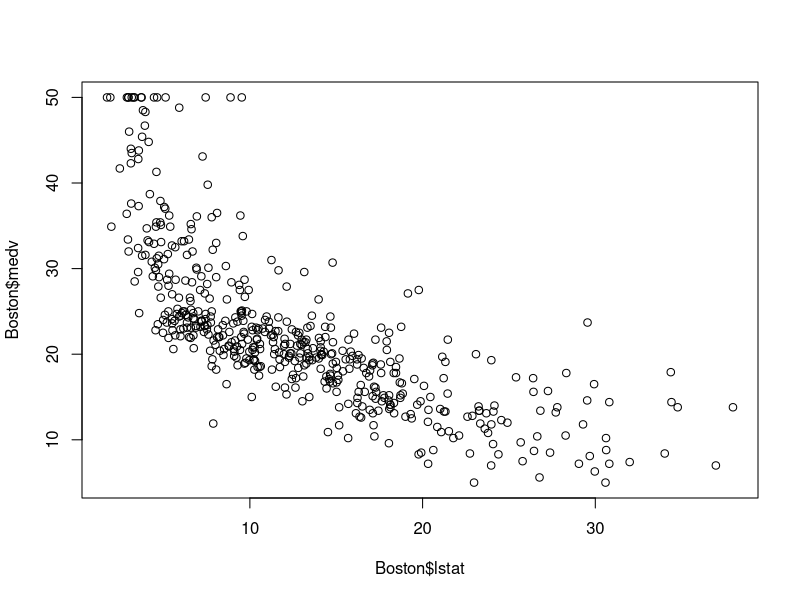

Write R code to recreate this figure. (Note: this script raises an error after producing the figure.)
## ---- chunk 1
library(MASS)
data(Boston)
## ---- chunk 2


anova_alt = function (object, reg_collapse=TRUE,...) 
{
  if (length(list(object, ...)) > 1L) 
    return(anova.lmlist(object, ...))
  if (!inherits(object, "lm")) 
    warning("calling anova.lm(<fake-lm-object>) ...")
  w <- object$weights
  ssr <- sum(if (is.null(w)) object$residuals^2 else w * object$residuals^2)
  mss <- sum(if (is.null(w)) object$fitted.values^2 else w * 
               object$fitted.values^2)
  if (ssr < 1e-10 * mss) 
    warning("ANOVA F-tests on an essentially perfect fit are unreliable")
  dfr <- df.residual(object)
  p <- object$rank
  if (p > 0L) {
    p1 <- 1L:p
    comp <- object$effects[p1]
    asgn <- object$assign[stats:::qr.lm(object)$pivot][p1]
    nmeffects <- c("(Intercept)", attr(object$terms, "term.labels"))
    tlabels <- nmeffects[1 + unique(asgn)]
    ss <- c(vapply(split(comp^2, asgn), sum, 1), ssr)
    df <- c(lengths(split(asgn, asgn)), dfr)
    if(reg_collapse){
      if(attr(object$terms, "intercept")){
        collapse_p<-2:(length(ss)-1)
        ss<-c(ss[1],sum(ss[collapse_p]),ss[length(ss)])
        df<-c(df[1],sum(df[collapse_p]),df[length(df)])
        tlabels<-c(tlabels[1],"Source")
      } else{
        collapse_p<-1:(length(ss)-1)
        ss<-c(sum(ss[collapse_p]),ss[length(ss)])
        df<-c(df[1],sum(df[collapse_p]),df[length(df)])
        tlabels<-c("Regression")
      }
    }
  }else {
    ss <- ssr
    df <- dfr
    tlabels <- character()
    if(reg_collapse){
      collapse_p<-1:(length(ss)-1)
      ss<-c(sum(ss[collapse_p]),ss[length(ss)])
      df<-c(df[1],sum(df[collapse_p]),df[length(df)])
    }
  }
  
  ms <- ss/df
  f <- ms/(ssr/dfr)
  P <- pf(f, df, dfr, lower.tail = FALSE)
  table <- data.frame(df, ss, ms, f, P)
  table <- rbind(table, 
                 colSums(table))
  if (attr(object$terms, "intercept")){
   table$ss[nrow(table)]<- table$ss[nrow(table)] - table$ss[1]
  }
  table$ms[nrow(table)]<-table$ss[nrow(table)]/table$df[nrow(table)]
  table[length(P):(length(P)+1), 4:5] <- NA
  dimnames(table) <- list(c(tlabels, "Error","Total"), 
                          c("Df","SS", "MS", "F", 
                            "P"))
  if (attr(object$terms, "intercept")){
    table <- table[-1, ]
    table$MS[nrow(table)]<-table$MS[nrow(table)]*(table$Df[nrow(table)])/(table$Df[nrow(table)]-1)
    table$Df[nrow(table)]<-table$Df[nrow(table)]-1
  }
  structure(table, heading = c("Analysis of Variance Table\n"), 
            class = c("anova", "data.frame"))
}
## ---- chunk 3
fit.full<-lm(medv~., data=Boston) # Here, we used the short-hand, to avoid cumbersome way of listing all 13 variables;
anova_alt(fit.full)
## ---- chunk 4
Boston_5_pred<-Boston[, c("lstat", "rm", "dis", "ptratio","chas", "medv")]
attach(Boston_5_pred)
## ---- chunk 5
fit_chas<-lm(medv~chas)
anova(fit_chas)
summary(fit_chas)
## ---- chunk 6
plot(Boston$lstat, Boston$medv)

## ---- chunk 7
fit_quad<-lm(medv~lstat+I(lstat^2))
anova_alt(fit_quad)
summary(fit_quad)
## ---- chunk 8
anova(lm.fit, fit_quad)
## ---- chunk 9

fit_interaction<-lm(medv~ rm*dis, data=Boston_5_pred)
anova_alt(fit_interaction)
summary(fit_interaction)
## ---- chunk 10
res = resid(fit_interaction)
pred=predict(fit_interaction)

plot(pred, res)

